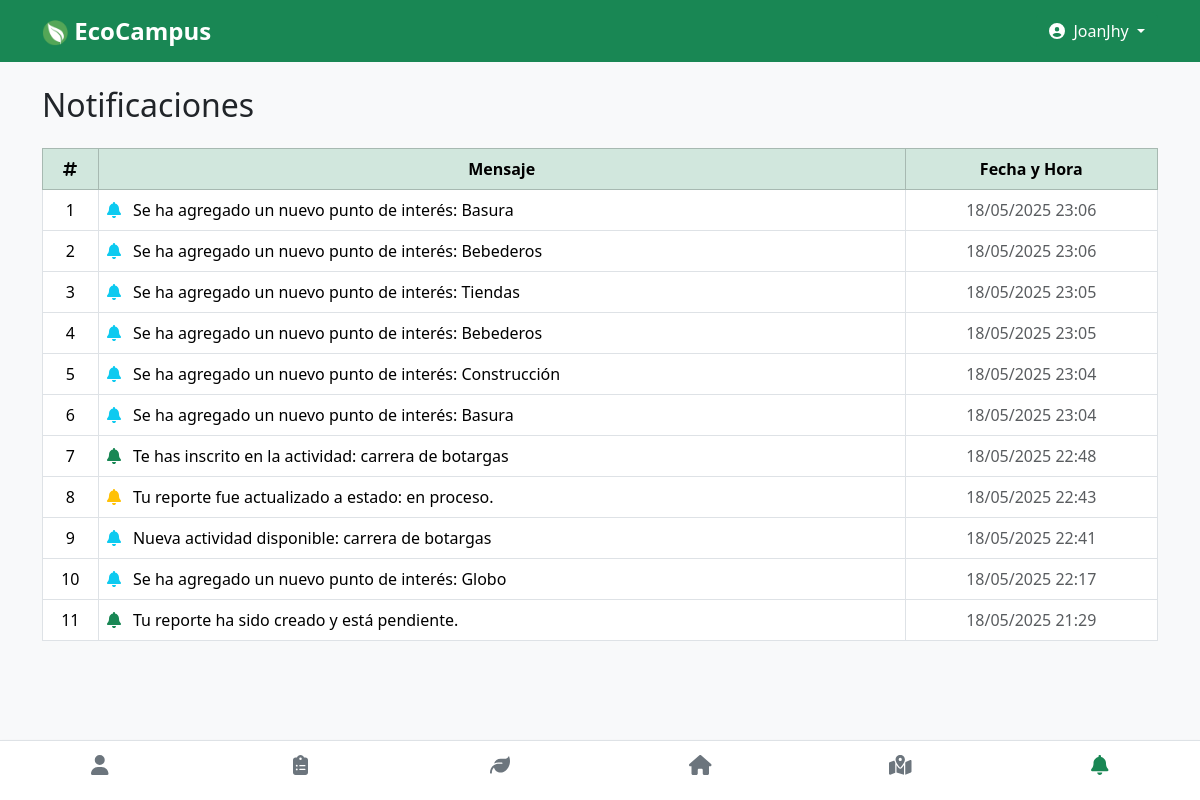
The page /notificaciones (signed in) on the database its author committed.
### backend/models.py (models this page shows)
class Notificacion(db.Model):
    id = db.Column(db.Integer, primary_key=True)
    mensaje = db.Column(db.String(200), nullable=False)
    tipo = db.Column(db.String(50))  # info, alerta, éxito, etc.
    leida = db.Column(db.Boolean, default=False)
    usuario_id = db.Column(db.Integer, db.ForeignKey('usuario.id'), nullable=True)  # null para globales
    fecha = db.Column(db.DateTime, default=datetime.utcnow)

### backend/routes.py (the view)
    @app.route('/notificaciones')
    def notificaciones():
        if 'usuario_id' not in session:
            return redirect(url_for('login'))
        usuario_id = session['usuario_id']
        notificaciones = Notificacion.query.filter(
            or_(
                Notificacion.usuario_id == usuario_id,
                Notificacion.usuario_id == None  # también puedes usar `is_(None)`
            )
        ).order_by(Notificacion.fecha.desc()).all()  # Opcional: ordenadas por fecha
        return render_template('notificaciones.html', notificaciones=notificaciones)

### frontend/templates/notificaciones.html (shortened to what this page needs)
{% extends 'layout.html' %}
{% block content %}
<h2 class="mb-4">Notificaciones</h2>
{% if notificaciones %}
  <div class="table-responsive">
    <table class="table table-bordered align-middle">
      <thead class="table-success text-center">
        <tr>
          <th style="width: 5%"><i class="fas fa-hashtag"></i></th>
          <th>Mensaje</th>
          <th>Fecha y Hora</th>
        </tr>
      </thead>
      <tbody>
        {% for n in notificaciones %}
        <tr>
          <td class="text-center">{{ loop.index }}</td>
          <td><i class="fas fa-bell me-2 text-{{ n.tipo }}"></i> {{ n.mensaje }}</td>
          <td class="text-center text-muted">
            {{ n.fecha.strftime('%d/%m/%Y %H:%M') }}
          </td>
        </tr>
        {% endfor %}
      </tbody>
    </table>
  </div>
{% else %}
  <div class="alert alert-secondary text-center">
    <i class="fas fa-inbox"></i> No tienes notificaciones por ahora.
  </div>
{% endif %}
{% endblock %}

### frontend/templates/layout.html (shortened to what this page needs)
<!DOCTYPE html>
<html lang="es">
    <head>
        <link rel="stylesheet" href="{{ url_for('static', filename='css/bootstrap.min.css') }}">
        <link rel="stylesheet" href="{{ url_for('static', filename='css/all.min.css') }}">
        <link rel="stylesheet" href="{{ url_for('static', filename='css/main.css') }}">
    </head>
    <body class="bg-light">
        <nav class="navbar navbar-expand-lg navbar-dark bg-success mb-4">
            <div class="container">
                <a class="navbar-brand" href="{{ url_for('menu') if session.get('usuario_id') else url_for('inicio') }}" style="align-items: center; justify-content: center; top: 50%;">
                <img src="{{ url_for('static', filename='img/favicon.ico')}}" alt="EcoCampus" style="height: 26px;">
                EcoCampus
                </a>
                {% if session.get('usuario_id') %}
                <div class="dropdown ms-auto">
                    <button class="btn btn-success dropdown-toggle" type="button" id="usuarioDropdown" data-bs-toggle="dropdown" aria-expanded="false">
                        <i class="fas fa-user-circle me-1"></i> {{ session['usuario_nombre'] }}
                    </button>
                </div>
                {% endif %}
            </div>
        </nav>
        <div class="container">
            {% block content %}{% endblock %}
        </div>
        {% if session.get('usuario_id') and request.path in [url_for('perfil'), url_for('reportes'), url_for('mapa'), url_for('perfil_reportes'), url_for('perfil_actividades'), url_for('actividades'), url_for('notificaciones')] %}
        <footer class="footer fixed-bottom bg-white border-top shadow-sm">
            <div class="container-fluid">
                <div class="row text-center">
                    <div class="col">
                        <a href="{{ url_for('perfil') }}" class="nav-icon {% if request.path in [url_for('perfil'), url_for('perfil_reportes'), url_for('perfil_actividades')] %}active{% endif %}">
                        <i class="fas fa-user fa-lg"></i>
                        </a>
                    </div>
                    <div class="col">
                        <a href="{{ url_for('reportes') }}" class="nav-icon {% if request.path == url_for('reportes') %}active{% endif %}">
                        <i class="fas fa-clipboard-list fa-lg"></i>
                        </a>
                    </div>
                    <div class="col">
                        <a href="{{ url_for('actividades') }}" class="nav-icon {% if request.path == url_for('actividades') %}active{% endif %}">
                        <i class="fas fa-leaf fa-lg"></i>
                        </a>
                    </div>
                    <div class="col">
                        <a href="{{ url_for('menu') }}" class="nav-icon">
                        <i class="fas fa-home fa-lg"></i>
                        </a>
                    </div>
                    <div class="col">
                        <a href="{{ url_for('mapa') }}" class="nav-icon {% if request.path == url_for('mapa') %}active{% endif %}">
                        <i class="fas fa-map-marked-alt fa-lg"></i>
                        </a>
                    </div>
                    <div class="col">
                        <a href="{{ url_for('notificaciones') }}" class="nav-icon {% if request.path == url_for('notificaciones') %}active{% endif %}">
                        <i class="fas fa-bell fa-lg"></i>
                        </a>
                    </div>
                </div>
            </div>
        </footer>
        {% endif %}
    </body>
</html>

### frontend/static/css/main.css (style rules this page uses)
body { font-family: 'Segoe UI', Tahoma, Geneva, Verdana, sans-serif; }
.navbar-brand { font-weight: bold; font-size: 1.5rem; }
.footer { height: 60px; z-index: 1030; }
.nav-icon { display: inline-block; color: #6c757d; padding: 12px 0; width: 100%; text-decoration: none; }
.nav-icon.active { color: #198754; font-weight: bold; }

### rows shown on the page
Notificacion: mensaje "Se ha agregado un nuevo punto de interés: Basura", fecha "18/05/2025 23:06"
Notificacion: mensaje "Se ha agregado un nuevo punto de interés: Bebederos", fecha "18/05/2025 23:06"
Notificacion: mensaje "Se ha agregado un nuevo punto de interés: Tiendas", fecha "18/05/2025 23:05"
Notificacion: mensaje "Se ha agregado un nuevo punto de interés: Bebederos", fecha "18/05/2025 23:05"
Notificacion: mensaje "Se ha agregado un nuevo punto de interés: Construcción", fecha "18/05/2025 23:04"
Notificacion: mensaje "Se ha agregado un nuevo punto de interés: Basura", fecha "18/05/2025 23:04"
Notificacion: mensaje "Te has inscrito en la actividad: carrera de botargas", fecha "18/05/2025 22:48"
Notificacion: mensaje "Tu reporte fue actualizado a estado: en proceso.", fecha "18/05/2025 22:43"
Notificacion: mensaje "Nueva actividad disponible: carrera de botargas", fecha "18/05/2025 22:41"
Notificacion: mensaje "Se ha agregado un nuevo punto de interés: Globo", fecha "18/05/2025 22:17"
Notificacion: mensaje "Tu reporte ha sido creado y está pendiente.", fecha "18/05/2025 21:29"

### other values the page prints
{{ session['usuario_nombre'] }} "JoanJhy"
